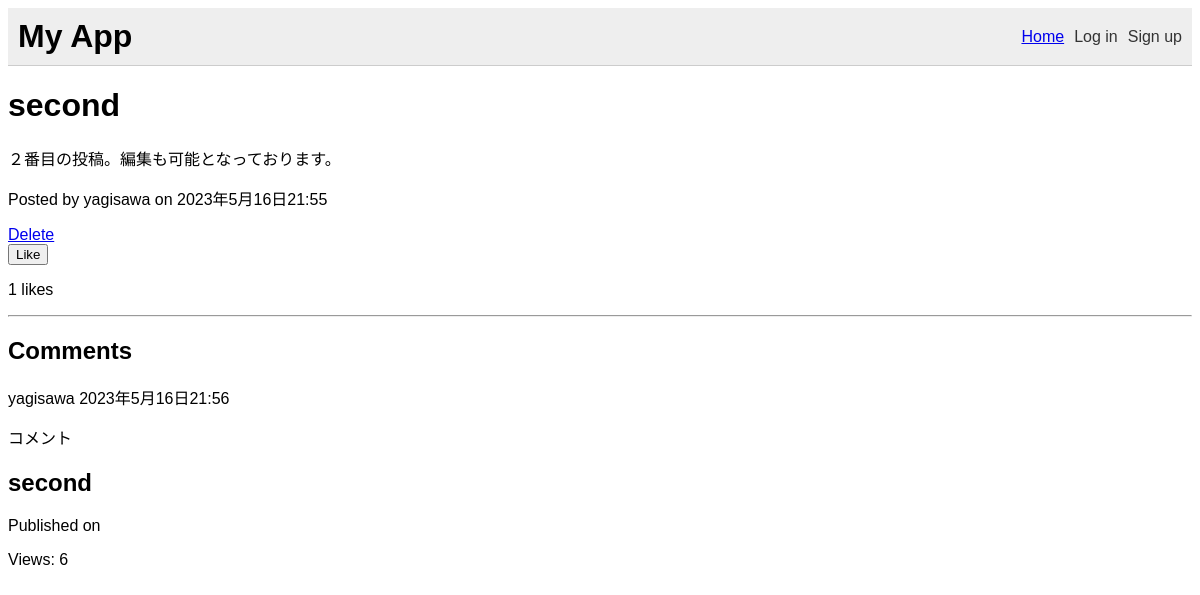
The app's page /post/2/ with its own data.
### myapp/models.py (models this page shows, shortened)
class Post(models.Model):
    title = models.CharField(max_length=200)
    content = models.TextField()
    author = models.ForeignKey(User, on_delete=models.CASCADE)
    created_at = models.DateTimeField(auto_now_add=True)
    updated_at = models.DateTimeField(auto_now=True)
    likes = models.ManyToManyField(settings.AUTH_USER_MODEL, related_name='likes', blank=True)
    views = models.IntegerField(default=0)

class Comment(models.Model):
    post = models.ForeignKey(Post, on_delete=models.CASCADE, related_name='comments')
    author = models.CharField(max_length=200)
    text = models.TextField()
    created_date = models.DateTimeField(default=timezone.now)
    approved_comment = models.BooleanField(default=False)

### myapp/views.py (the view)
# urls.py: path('post/<int:pk>/', views.post_detail, name='post_detail'),
def post_detail(request, pk):
    post = get_object_or_404(Post, pk=pk)
    post.views += 1
    post.save()
    comments = post.comments.filter(approved_comment=True)
    if request.method == 'POST':
        form = CommentForm(request.POST)
        if form.is_valid():
            comment = form.save(commit=False)
            comment.post = post
            comment.save()
            return redirect('post_detail', pk=post.pk)
    else:
        form = CommentForm()
    return render(request, 'myapp/post_detail.html', {'post': post, 'form': form, 'comments': comments})

### myapp/templates/myapp/post_detail.html (shortened to what this page needs)
{% extends 'base.html' %}
{% load static %}
{% block content %}
  <h1>{{ post.title }}</h1>
  <p>{{ post.content }}</p>
  <p>Posted by {{ post.author }} on {{ post.created_at }}</p>
  <a href="{% url 'post_delete' post.pk %}">Delete</a>
  <form method="POST" action="{% url 'post_like' post.pk %}">
    {% if request.user in post.likes.all %}
        <button type="submit">Unlike</button>
    {% else %}
        <button type="submit">Like</button>
    {% endif %}
  </form>
  <p>{{ post.likes.count }} likes</p>
  <hr>
  <div class="comments">
    <h2>Comments</h2>
    {% for comment in comments %}
        <div class="comment">
            <p class="info">
                {{ comment.author }}
                <span class="date">{{ comment.created_date }}</span>
            </p>
            {% if comment.approved_comment %}
                <p>{{ comment.text|linebreaks }}</p>
            {% else %}
                <p class="text-muted">This comment is waiting for approval by the site administrator.</p>
            {% endif %}
        </div>
    {% empty %}
        <p>No comments yet.</p>
    {% endfor %}
  </div>
  <h2>{{ post.title }}</h2>
<p>Published on {{ post.published_date }}</p>
<p>Views: {{ post.views }}</p>
{% endblock %}

### myapp/static/myapp/style.css (style rules this page uses)
body { font-family: sans-serif; }

### records on screen
Post: title "second", content "２番目の投稿。編集も可能となっております。", author "yagisawa", created_at "2023年5月16日21:55", likes.count "1", views "6"
Comment: author "yagisawa", created_date "2023年5月16日21:56", text "コメント"
